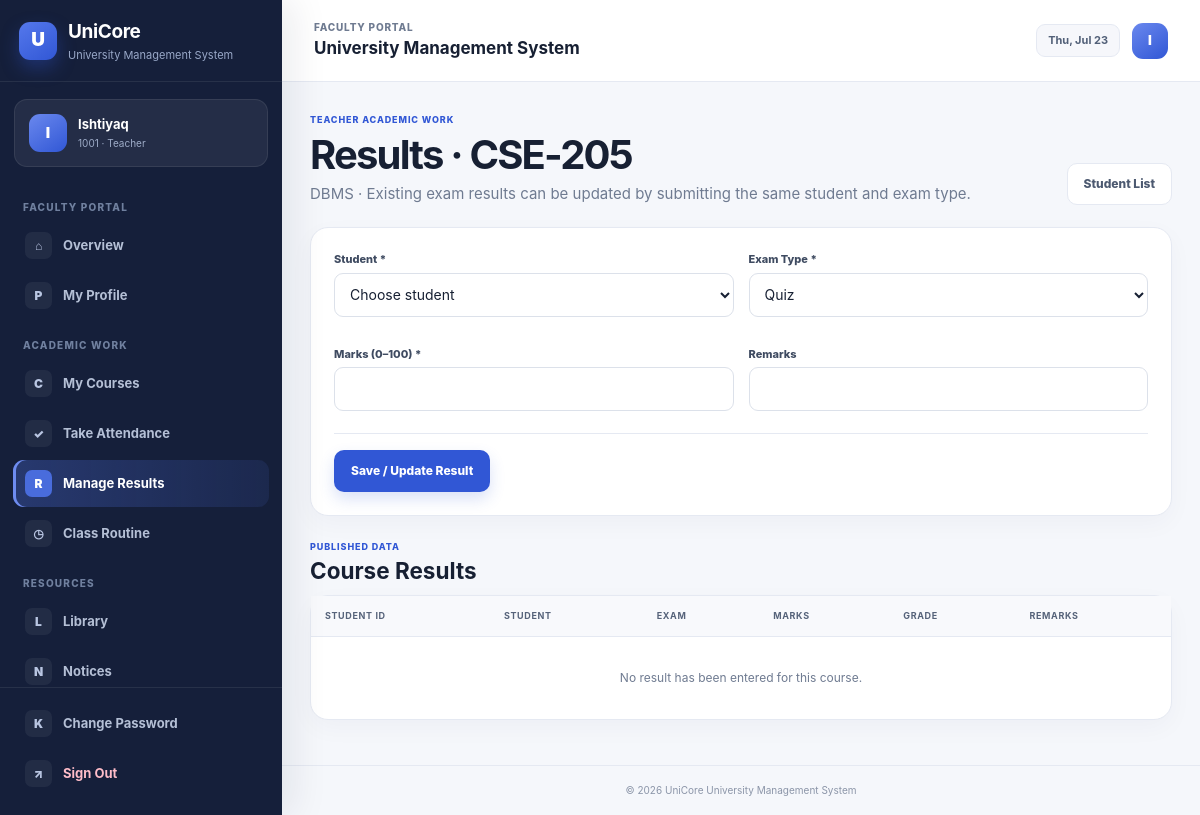
The page /teacher-portal/assignment/3/results/ (signed in) on the database its author committed.
### accounts/models.py (models this page shows, shortened)
class UserProfile(models.Model):
    ADMIN = "ADMIN"
    STUDENT = "STUDENT"
    TEACHER = "TEACHER"
    ROLE_CHOICES = [
        (ADMIN, "Administrator"),
        (STUDENT, "Student"),
        (TEACHER, "Teacher"),
    ]
    user = models.OneToOneField(
        settings.AUTH_USER_MODEL,
        on_delete=models.CASCADE,
        related_name="ums_profile",
    )
    role = models.CharField(max_length=10, choices=ROLE_CHOICES)
    reference_id = models.CharField(
        max_length=30,
        blank=True,
        help_text="Student ID from MySQL or Teacher ID from PostgreSQL.",
    )
    display_name = models.CharField(max_length=120, blank=True)
    created_at = models.DateTimeField(auto_now_add=True)
    updated_at = models.DateTimeField(auto_now=True)
    class Meta:
        ordering = ["role", "reference_id", "user__username"]
        constraints = [
            models.UniqueConstraint(
                fields=["role", "reference_id"],
                condition=~models.Q(reference_id=""),
                name="unique_role_reference_account",
            )
        ]

### academic/models.py (models this page shows, shortened)
class TimeStampedModel(models.Model):
    created_at = models.DateTimeField(auto_now_add=True)
    updated_at = models.DateTimeField(auto_now=True)
    class Meta:
        abstract = True

class CourseAssignment(TimeStampedModel):
    teacher_ref = models.CharField(max_length=30, help_text="Teacher ID from the PostgreSQL teacher database")
    teacher_name = models.CharField(max_length=120)
    course = models.ForeignKey(Course, on_delete=models.CASCADE, related_name="assignments")
    academic_year = models.CharField(max_length=9, default="2026-2027")
    semester = models.PositiveSmallIntegerField(choices=Course.SEMESTER_CHOICES, default=1)
    class Meta:
        ordering = ["-academic_year", "teacher_ref", "course__code"]
        constraints = [
            models.UniqueConstraint(
                fields=["teacher_ref", "course", "academic_year", "semester"],
                name="unique_teacher_course_assignment",
            )
        ]

class Course(TimeStampedModel):
    SEMESTER_CHOICES = [(number, f"Semester {number}") for number in range(1, 13)]
    code = models.CharField(max_length=20, unique=True)
    title = models.CharField(max_length=150)
    credit = models.DecimalField(
        max_digits=4,
        decimal_places=1,
        default=Decimal("3.0"),
        validators=[MinValueValidator(Decimal("0.5")), MaxValueValidator(Decimal("12.0"))],
    )
    department = models.ForeignKey(Department, on_delete=models.PROTECT, related_name="courses")
    semester = models.PositiveSmallIntegerField(choices=SEMESTER_CHOICES, default=1)
    active = models.BooleanField(default=True)
    class Meta:
        ordering = ["department__code", "semester", "code"]

### accounts/views.py (the view, shortened to what this page needs)
# urls.py: path("teacher-portal/assignment/<int:assignment_id>/results/", views.teacher_results, name="teacher_results"),
@teacher_required
def teacher_results(request, assignment_id):
    assignment = _teacher_assignment_or_404(request, assignment_id)
    enrollments = Enrollment.objects.filter(
        course=assignment.course,
        academic_year=assignment.academic_year,
        semester=assignment.semester,
    ).order_by("student_ref")
    results = Result.objects.filter(enrollment__in=enrollments).select_related("enrollment").order_by(
        "enrollment__student_ref", "exam_type"
    )
    return render(
        request,
        "accounts/teacher_results.html",
        {
            "assignment": assignment,
            "enrollments": enrollments,
            "results": results,
            "exam_choices": Result.EXAM_CHOICES,
        },
    )

### accounts/context_processors.py (called while the page is built)
def role_context(request):
    return {
        "ums_role": get_user_role(request.user),
        "ums_profile": get_user_profile(request.user),
    }

### accounts/utils.py (called while the page is built)
def get_user_role(user):
    if not getattr(user, "is_authenticated", False):
        return None
    if user.is_superuser or user.is_staff:
        return UserProfile.ADMIN
    try:
        return user.ums_profile.role
    except UserProfile.DoesNotExist:
        return None

def get_user_profile(user):
    if not getattr(user, "is_authenticated", False):
        return None
    try:
        return user.ums_profile
    except UserProfile.DoesNotExist:
        return None

### accounts/views.py (called while the page is built)
def _teacher_assignment_or_404(request, assignment_id):
    profile = get_user_profile(request.user)
    return get_object_or_404(
        CourseAssignment.objects.select_related("course", "course__department"),
        teacher_ref=profile.reference_id,
        pk=assignment_id,
    )

### accounts/templates/accounts/teacher_results.html (shortened to what this page needs)
{% extends "base.html" %}
{% block content %}
<div class="page-header"><div><span class="eyebrow">Teacher Academic Work</span><h1>Results · {{ assignment.course.code }}</h1><p>{{ assignment.course.title }} · Existing exam results can be updated by submitting the same student and exam type.</p></div><a class="btn btn-ghost" href="{% url 'teacher_course' assignment.id %}">Student List</a></div>
<div class="form-card result-entry"><form method="post">{% csrf_token %}<div class="form-grid"><div class="form-group"><label>Student *</label><select class="form-control" name="enrollment_id" required><option value="">Choose student</option>{% for item in enrollments %}<option value="{{ item.id }}">{{ item.student_ref }} — {{ item.student_name }}</option>{% endfor %}</select></div><div class="form-group"><label>Exam Type *</label><select class="form-control" name="exam_type" required>{% for value,label in exam_choices %}<option value="{{ value }}">{{ label }}</option>{% endfor %}</select></div><div class="form-group"><label>Marks (0–100) *</label><input class="form-control" type="number" step="0.01" min="0" max="100" name="marks" required></div><div class="form-group"><label>Remarks</label><input class="form-control" type="text" name="remarks"></div></div><div class="form-actions"><button class="btn btn-primary" type="submit">Save / Update Result</button></div></form></div>
<div class="section-heading result-heading"><div><span class="eyebrow">Published Data</span><h2>Course Results</h2></div></div><div class="table-card"><div class="table-responsive"><table><thead><tr><th>Student ID</th><th>Student</th><th>Exam</th><th>Marks</th><th>Grade</th><th>Remarks</th></tr></thead><tbody>{% for item in results %}<tr><td><strong>{{ item.enrollment.student_ref }}</strong></td><td>{{ item.enrollment.student_name }}</td><td>{{ item.exam_type }}</td><td>{{ item.marks }}</td><td><span class="grade-badge">{{ item.grade }}</span></td><td>{{ item.remarks|default:"—" }}</td></tr>{% empty %}<tr><td colspan="6" class="empty-state">No result has been entered for this course.</td></tr>{% endfor %}</tbody></table></div></div>
{% endblock %}

### templates/base.html (shortened to what this page needs)
{% load static %}
<!DOCTYPE html>
<html lang="en">
<head>
  <link rel="stylesheet" href="{% static 'ums/css/style.css' %}?v=20260722-ui2">
</head>
<body class="{% if user.is_authenticated %}app-body{% else %}public-body{% endif %}">
{% if user.is_authenticated %}
  {% with current=request.resolver_match.url_name %}
  <div class="app-layout">
    <aside class="sidebar" data-sidebar>
      <div class="sidebar-brand">
        <a href="{% url 'portal_redirect' %}" class="brand-link">
          <span class="brand-symbol">U</span>
          <span><strong>UniCore</strong><small>University Management System</small></span>
        </a>
      </div>
      <div class="sidebar-profile">
        <span class="profile-avatar">{{ ums_profile.display_name|default:user.username|first|upper }}</span>
        <div><strong>{{ ums_profile.display_name|default:user.username }}</strong><small>{% if ums_role == "ADMIN" %}Administrator{% elif ums_role == "STUDENT" %}{{ ums_profile.reference_id }} · Student{% else %}{{ ums_profile.reference_id }} · Teacher{% endif %}</small></div>
      </div>
      <nav class="sidebar-nav" aria-label="Main navigation">
        {% if ums_role == "ADMIN" %}
          <span class="nav-section-label">Overview</span>
          <a class="nav-item {% if current == 'home' %}active{% endif %}" href="{% url 'home' %}"><span class="nav-icon">⌂</span><span>Dashboard</span></a>
          <span class="nav-section-label">Management</span>
          <a class="nav-item {% if current == 'student_list' or current == 'add_student' or current == 'edit_student' %}active{% endif %}" href="{% url 'student_list' %}"><span class="nav-icon">S</span><span>Students</span></a>
          <a class="nav-item {% if current == 'teacher_list' or current == 'add_teacher' or current == 'edit_teacher' %}active{% endif %}" href="{% url 'teacher_list' %}"><span class="nav-icon">T</span><span>Teachers</span></a>
          <a class="nav-item {% if current == 'academic_dashboard' or current == 'department_list' or current == 'course_list' or current == 'enrollment_list' or current == 'assignment_list' or current == 'attendance_list' or current == 'result_list' or current == 'fee_list' or current == 'routine_list' or current == 'notice_list' %}active{% endif %}" href="{% url 'academic_dashboard' %}"><span class="nav-icon">A</span><span>Academic</span></a>
          <a class="nav-item {% if current == 'library_list' or current == 'issue_list' %}active{% endif %}" href="{% url 'library_list' %}"><span class="nav-icon">L</span><span>Library</span></a>
          <a class="nav-item {% if current == 'bus_card_list' or current == 'bus_card_review' %}active{% endif %}" href="{% url 'bus_card_list' %}"><span class="nav-icon">B</span><span>Bus Cards</span></a>
          <a class="nav-item {% if current == 'account_list' or current == 'account_create' %}active{% endif %}" href="{% url 'account_list' %}"><span class="nav-icon">U</span><span>User Accounts</span></a>
          {% if user.is_staff %}<a class="nav-item" href="{% url 'admin:index' %}"><span class="nav-icon">⚙</span><span>System Admin</span></a>{% endif %}
        {% elif ums_role == "TEACHER" %}
          <span class="nav-section-label">Faculty Portal</span>
          <a class="nav-item {% if current == 'teacher_portal' %}active{% endif %}" href="{% url 'teacher_portal' %}"><span class="nav-icon">⌂</span><span>Overview</span></a>
          <a class="nav-item {% if current == 'teacher_profile' %}active{% endif %}" href="{% url 'teacher_profile' %}"><span class="nav-icon">P</span><span>My Profile</span></a>
          <span class="nav-section-label">Academic Work</span>
          <a class="nav-item {% if current == 'teacher_courses' or current == 'teacher_course' %}active{% endif %}" href="{% url 'teacher_courses' %}"><span class="nav-icon">C</span><span>My Courses</span></a>
          <a class="nav-item {% if current == 'teacher_attendance_center' or current == 'teacher_attendance' %}active{% endif %}" href="{% url 'teacher_attendance_center' %}"><span class="nav-icon">✓</span><span>Take Attendance</span></a>
          <a class="nav-item {% if current == 'teacher_results_center' or current == 'teacher_results' %}active{% endif %}" href="{% url 'teacher_results_center' %}"><span class="nav-icon">R</span><span>Manage Results</span></a>
          <a class="nav-item {% if current == 'teacher_routine' %}active{% endif %}" href="{% url 'teacher_routine' %}"><span class="nav-icon">◷</span><span>Class Routine</span></a>
          <span class="nav-section-label">Resources</span>
          <a class="nav-item " href="{% url 'member_library_catalog' %}"><span class="nav-icon">L</span><span>Library</span></a>
          <a class="nav-item {% if current == 'teacher_notices' %}active{% endif %}" href="{% url 'teacher_notices' %}"><span class="nav-icon">N</span><span>Notices</span></a>
        {% endif %}
      </nav>
      <div class="sidebar-footer">
        <a class="nav-item {% if current == 'change_password' %}active{% endif %}" href="{% url 'change_password' %}"><span class="nav-icon">K</span><span>Change Password</span></a>
        <form method="post" action="{% url 'logout' %}">{% csrf_token %}<button class="nav-item logout-item" type="submit"><span class="nav-icon">↗</span><span>Sign Out</span></button></form>
      </div>
    </aside>
    <div class="app-main">
      <header class="app-header">
        <div class="header-left">
          <div><span class="header-kicker">{% if ums_role == 'ADMIN' %}Administration{% elif ums_role == 'STUDENT' %}Student Portal{% else %}Faculty Portal{% endif %}</span><strong>{% block header_title %}University Management System{% endblock %}</strong></div>
        </div>
        <div class="header-actions"><span class="date-chip">{% now "D, M d" %}</span><span class="header-avatar">{{ ums_profile.display_name|default:user.username|first|upper }}</span></div>
      </header>
      <main class="app-content">
        {% block content %}{% endblock %}
      </main>
      <footer class="app-footer">© {% now "Y" %} UniCore University Management System</footer>
    </div>
  </div>
  {% endwith %}
{% endif %}
</body>
</html>

### rows shown on the page
UserProfile: display_name|first "I", display_name "Ishtiyaq", reference_id "1001"
CourseAssignment: course.code "CSE-205", course "DBMS"

### other values the page prints
form field exam_type "Quiz"
